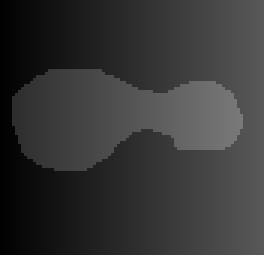
%> input picture ICTM/LSAC/image/nonHom3.gif, 88 x 85 px (shown 3 times larger)
$ octave ICTM_LSAC.m   (GNU Octave 9; MATLAB toolbox functions it lacks are replaced by stand-ins)
%> lines starting %> are read from the running program, lines starting %| are printed output that depends on the picture; in (x1, y1, x2, y2) boxes, pixels count from 0 and x2, y2 are one past the last pixel; in counts of white or black regions, pixels touching at a corner belong together; the program's own positions count from 1
### ICTM/LSAC/compute_c.m
function c = compute_c(I,k,u,b)

[row,col,dim] = size(u);


for i = 1:dim
    KbIu = conv2(b,k,'same').*I.*u(:,:,i);
    Kb2u = conv2(b.^2,k,'same').*u(:,:,i);
    de   = sum(Kb2u(:));
    de   = de+(de==0)*eps;
    c(1:row,1:col,i) = sum(KbIu(:))/de;
end

### ICTM/LSAC/compute_b.m
function b = compute_b(I,k,u,c,sigma)

[row,col,dim] = size(u);

J1 = zeros(row,col);
J2 = zeros(row,col);

for i = 1:dim

    csi = c(:,:,i)./sigma(:,:,i);
    c2si = c(:,:,i).^2./sigma(:,:,i);

    J1 = J1 + conv2(I.*u(:,:,i),k,'same').*csi;
    J2 = J2 + conv2(u(:,:,i),k,'same').*c2si;
end

b = J1./(J2+(J2==0).*eps);

### ICTM/LSAC/compute_s.m
function sigma = compute_s(I,b,k,c,u)
% simag is variance.

 [row,col,dim] = size(c);
 I2 = I.^2;
 for i = 1:dim
     KuI2 = conv2(u(:,:,i).*I2,k,'same');
     bc = b.*(c(:,:,i));
     bcKuI = -2*bc.*conv2(u(:,:,i).*I,k,'same');
     bc2Ku = bc.^2.*conv2(u(:,:,i),k,'same');
     nu = sum(sum(KuI2+bcKuI+bc2Ku));
     ku = conv2(u(:,:,i),k,'same');
     d =  sum(ku(:));
     d  = d + (d==0)*eps;
     sigma(1:row,1:col,i) = nu/d;
 end


### ICTM/LSAC/computer_d.m
function d = computer_d(I,k,sigma,b,c)

[row,col,dim] = size(sigma);
sigma = sqrt(sigma);
for i = 1:dim
    n1 = I.^2.*conv2(1./(sigma(:,:,i).^2),k,'same');
    n2 = -2*c(:,:,i).*I.*conv2(b./(sigma(:,:,i).^2),k,'same');
    n3 = c(:,:,i).^2.*conv2(b.^2./(sigma(:,:,i).^2),k,'same');
    d(:,:,i) = conv2(log(sqrt(2*pi).*sigma(:,:,i)),k,'same')+...
        (n1+n2+n3)./2;
end

### ICTM/LSAC/sdf2circle.m
function f = sdf2circle(nrow,ncol, ic,jc,r)
%   sdf2circle(nrow,ncol, ic,jc,r) computes the signed distance to a circle
%   input:
%       nrow: number of rows
%       ncol: number of columns
%       (ic,jc): center of the circle
%       r: radius of the circle
%   output:
%       f: signed distance to the circle
%
%   created on 04/26/2004
%   author: Chunming Li
%   email: li_chunming@hotmail.com
%   Copyright (c) 2004-2006 by Chunming Li


[X,Y] = meshgrid(1:ncol, 1:nrow);

f = sqrt((X-jc).^2+(Y-ic).^2)-r;

### ICTM/LSAC/ICTM_LSAC.m
clc; clear all; close all;
%------------------------------------
% This demo function implements the ICTM method applied into the LSAC
% model.
% Author: Dong Wang (University of Utah)
% E-mail:dongwang91@gmail.com, dwang@math.utah.edu

%  Notes:
%   1. Please contact the author if any problem regarding the choice of
%   parameters.
%   2. Intial contour should be set properly.
%   3. Ref: Dong Wang and Xiao-Ping Wang, The iterative
%   convolution-thresholding method (ICTM) for image segmentation.
%
%   Dong Wang, Haohan Li, Xiaoyu Wei, and Xiao-Ping Wang*,
%   An efficient iterative thresholding method for image segmentation,
%   J. Comput. Phys., 350, 657-667, 2017.
%
%   4. Sub functions ``computed_b,_c,_s,_d'' can be refered to Lei Zhang's
%   software at http://www4.comp.polyu.edu.hk/~cskhzhang/.


addpath('./image');
flag =2;
switch flag
    case 1
        I = imread('noisyNonUniform.bmp'); % for 3t MRI
        I = double(I(:,:,1));
        [nrow,ncol] = size(I);
        ic = nrow/2;
        jc = ncol/2;
        r  = 20;
        sigma = 5;
        Iternum = 300;
        tau = 0.03;
        gamma = 0.26/sqrt(pi);
    case 2
        I = imread('nonHom3.gif');
%> I is the input picture: size 85x88 uint8; min 1, max 121, mean 54
        I = double(I(:,:,1));
%> I: size 85x88 double
        [nrow,ncol] = size(I);
%> nrow = 85; ncol = 88
        ic = nrow/2;
%> ic = 42.5
        jc = ncol/2;
%> jc = 44
        r  = 20;
        sigma = 15;
        Iternum = 60;
        tau = 0.02;
        gamma = 0.1/sqrt(pi);
    case 3
        I = imread('vessel3.bmp');
        I = double(I(:,:,1));
        [nrow,ncol] = size(I);
        ic = 80;
        jc = 90;
        r  = 20;
        sigma = 10;
        Iternum = 300;
        tau = 0.03;
        gamma = 0.7/sqrt(pi);
    case 4
        I = imread('f95.bmp');
        I = double(I(:,:,1));
        [nrow,ncol] = size(I);
        ic = nrow/2;
        jc = ncol/2;
        r  = 20;
        sigma = 10;
        Iternum = 700;
        tau = 0.01;
        gamma = 0.002/sqrt(pi);
    case 5
        I = imread('T2.bmp');
        I = double(I(:,:,1));
        [nrow,ncol] = size(I);
        ic = nrow/2;
        jc = ncol/2;
        r  = 20;
        sigma  = 10;
        Iternum = 300;
        tau = 0.002;
        gamma = 0.035/sqrt(pi);
    case 6
        I = imread('1.bmp');
        I = double(I(:,:,1));
        [nrow,ncol] = size(I);
        ic = nrow/2;
        jc = ncol/2;
        r  = 15;
        sigma = 15;
        Iternum = 10;
        tau = 0.01;
        gamma = 0.1;
    case 7
        I = imread('2.bmp');
        I = double(I(:,:,1));
        [nrow,ncol] = size(I);
        ic = nrow/2;
        jc = ncol/2;
        r  = 15;
        sigma = 15;
        Iternum = 10;
        tau = 0.01;
        gamma = 0.1;
    case 8
        I = imread('3.bmp');
        I = double(I(:,:,1));
        [nrow,ncol] = size(I);
        ic = nrow/2;
        jc = ncol/2;
        r  = 15;
        sigma = 15;
        Iternum = 10;
        tau = 0.01;
        gamma = 0.1;
    case 9
        I = imread('4.bmp');
        I = double(I(:,:,1));
        [nrow,ncol] = size(I);
        ic = nrow/2;
        jc = ncol/2;
        r  = 15;
        sigma = 15;
        Iternum = 10;
        tau = 0.01;
        gamma = 0.1;
    case 10
        I = imread('5.bmp');
        I = double(I(:,:,1));
        [nrow,ncol] = size(I);
        ic = nrow/2;
        jc = ncol/2;
        r  = 15;
        sigma = 20;
        Iternum = 10;
        tau = 0.01;
        gamma = 0.1;

end
%--------------------------------------------------------------------------
K = 1/(2*sigma+1)/(2*sigma+1)*ones(2*sigma+1);%The constant kerenl with a small size
KF = meshgrid(-nrow/2:1:nrow/2-1,-ncol/2:ncol/2-1)';
KF = fftshift(exp(-KF.^2*tau)); % Fourier transform of Heat kernel
%--------------------------------------------------------------------------


dim = 2; % two phase model


%Parameter initialization
b(1:nrow,1:ncol) = 1;
%> b: size 85x88 double; every value is 1
for i = 1:dim
    s(1:nrow,1:ncol,i) = i;
end
%--------------------------------- Initialization
phi = sdf2circle(nrow,ncol, ic,jc,r);
%---------------------------------


%--------------------------------- Another initialization
% [phi] = InitialPolygon(nrow,ncol);
% phi = phi-1/2;
%---------------------------------

%---------------------------------
Wanttosaveamovie = 1; % Decide to make a video
if Wanttosaveamovie
    filename = ['example-',num2str(flag)];
    Ve = VideoWriter(filename,'MPEG-4');
    FrameRate = max(floor(Iternum/10),1);
    open(Ve);
end
%---------------------------------


%--------------------------------------------------------------------------
if Wanttosaveamovie
    figure;imagesc(I, [0, 255]);colormap(gray);hold on; axis off;
    title('Initial contour');
    [c,h] = contour(phi,[0 0],'b','LineWidth',2);
%> h = -40.53
    axis off; axis equal
%> after `axis equal`:
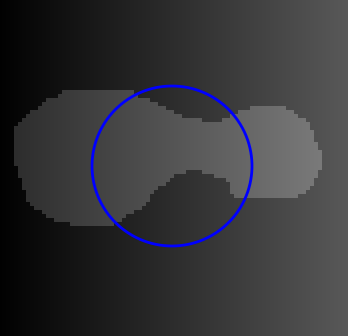
%> figure redrawn from the program's plot data; shown 4 times larger; its title reads 'Initial contour'
    hold off;
    currentFrame = getframe(gcf);
    writeVideo(Ve,currentFrame);
end
%--------------------------------------------------------------------------

%---------------------------------
phi0 = 0;
u(:,:,1) = double(phi<0);
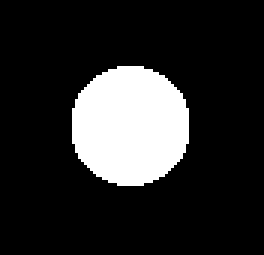
%> u: size 85x88 double (shown 3 times larger); values 0 (black) and 1 (white), 16.7% white; 1 white region, box (x1, y1, x2, y2) and area: (24, 22, 63, 62) 1252
u(:,:,2) = 1-u(:,:,1);
phi(:,:) = u(:,:,1);
Energy = zeros(1,1);
%---------------------------------

tic;
for i = 1:Iternum
    c = compute_c(I,K,u,b);
    b = compute_b(I,K,u,c,s);
    s = compute_s(I,b,K,c,u);
    d = computer_d(I,K,s,b,c);
    phidiff2 = ifft2(KF.*fft2(phi));
    phi = double((d(:,:,1)+sqrt(pi)*gamma/sqrt(tau)*(1-2*phidiff2))<d(:,:,2));
    change = sum((phi(:)-phi0(:)).^2);
    if change < 1
        break;
    end
    phi0 = phi;
    u(:,:,1) = phi;
    u(:,:,2) = 1-phi;

%-----------------------------------
if Wanttosaveamovie
    imagesc(I,[0 255]);colormap(gray)
    hold on;
    contour(phi,[0.5 0.5],'r','LineWidth',2);
    iterNum=[num2str(i), ' iterations'];
    title(iterNum);hold off;
    axis off
    axis equal
    currentFrame = getframe(gcf);
    writeVideo(Ve,currentFrame);
end
%-----------------------------------


end
%> this loop made 6 passes
%> change on passes 1 to 6: 1310, 436, 180, 52, 10, 0
%> pass 1, in compute_s, `I2 = I.^2;`:
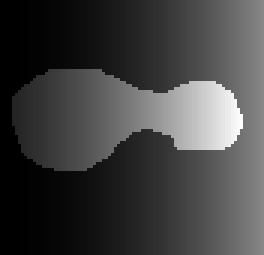
%> I2: size 85x88 double (shown 3 times larger); min 1, max 14641, mean 3747.7; drawn with min black and max white
%> pass 1, `phi = double((d(:,:,1)+sqrt(pi)*gamma/sqrt(tau)*(1-2*phidiff2))<d(:,:,..`:
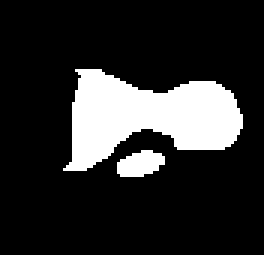
%> phi: size 85x88 double (shown 3 times larger); values 0 (black) and 1 (white), 17.5% white; 2 white regions, box (x1, y1, x2, y2) and area: (21, 23, 81, 57) 1204, (39, 50, 55, 59) 106
%> pass 1, `axis equal`:
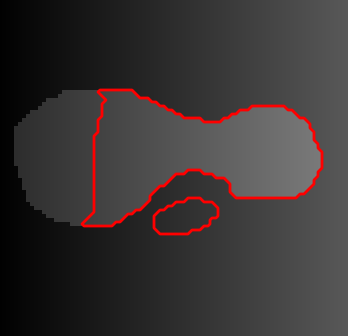
%> figure redrawn from the program's plot data; shown 4 times larger; its title reads '1 iterations'
%> pass 2, `b = compute_b(I,K,u,c,s);`:
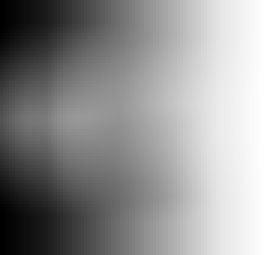
%> b: size 85x88 double (shown 3 times larger); min 0.17, max 1.61, mean 0.99; drawn with min black and max white
%> after the loop, iterNum = '5 iterations'
%> after the loop:
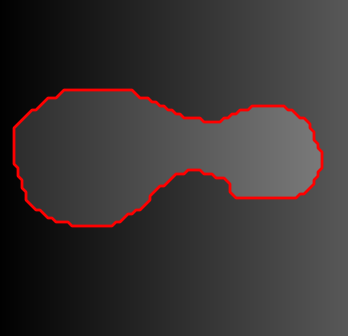
%> figure redrawn from the program's plot data; shown 4 times larger; its title reads '5 iterations'

toc;


if Wanttosaveamovie
    close(Ve)
end
